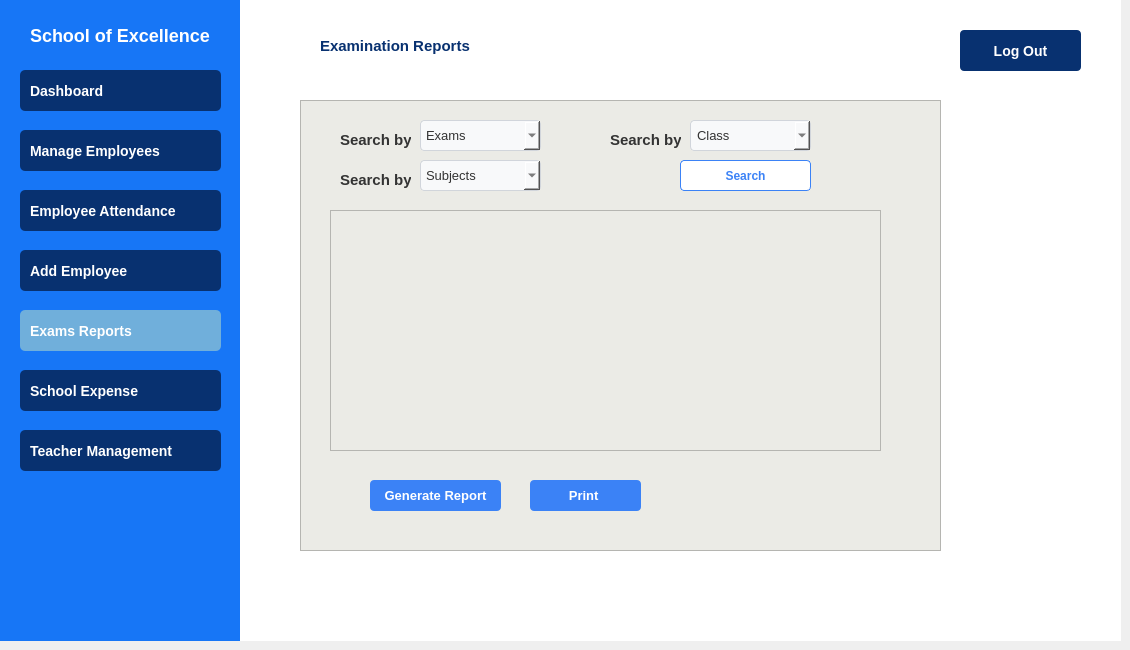
    <widget class="QWidget" name="PrincipalExamReport">
     <widget class="QGroupBox" name="groupBox_29">
      <property name="geometry">
       <rect>
        <x>0</x>
        <y>0</y>
        <width>241</width>
        <height>641</height>
       </rect>
      </property>
      <property name="styleSheet">
       <string notr="true">
QGroupBox {
    background-color: rgb(23, 118, 246); 
    color: white;
    border: none;
    font-size: 16px;
    font-weight: bold;
}</string>
      </property>
      <property name="title">
       <string/>
      </property>
      <widget class="QPushButton" name="pushButton_76">
       <property name="geometry">
        <rect>
         <x>20</x>
         <y>250</y>
         <width>201</width>
         <height>41</height>
        </rect>
       </property>
       <property name="styleSheet">
        <string notr="true">QPushButton {
    background-color: rgb(8, 49, 112);
    color: white;
    border-radius: 5px;
    padding: 10px;
    font-size: 14px;
    font-weight: bold;
    text-align: left;
    padding-left: 10px;
}
QPushButton:hover 
{ 
background-color: rgb(17, 80, 180);
}</string>
       </property>
       <property name="text">
        <string>Add Employee</string>
       </property>
       <property name="icon">
        <iconset>
         <normalon>:/icons /icons/student-card.png</normalon>
        </iconset>
       </property>
       <property name="iconSize">
        <size>
         <width>30</width>
         <height>35</height>
        </size>
       </property>
      </widget>
      <widget class="QPushButton" name="pushButton_77">
       <property name="geometry">
        <rect>
         <x>20</x>
         <y>190</y>
         <width>201</width>
         <height>41</height>
        </rect>
       </property>
       <property name="styleSheet">
        <string notr="true">QPushButton {
    background-color: rgb(8, 49, 112);
    color: white;
    border-radius: 5px;
    padding: 10px;
    font-size: 14px;
    font-weight: bold;
    text-align: left;
    padding-left: 10px;
}
QPushButton:hover 
{ 
background-color: rgb(17, 80, 180);
}</string>
       </property>
       <property name="text">
        <string>Employee Attendance</string>
       </property>
       <property name="icon">
        <iconset>
         <normalon>:/icons /icons/check-mark.png</normalon>
        </iconset>
       </property>
       <property name="iconSize">
        <size>
         <width>25</width>
         <height>25</height>
        </size>
       </property>
      </widget>
      <widget class="QPushButton" name="pushButton_78">
       <property name="geometry">
        <rect>
         <x>20</x>
         <y>130</y>
         <width>201</width>
         <height>41</height>
        </rect>
       </property>
       <property name="styleSheet">
        <string notr="true">QPushButton {
    background-color: rgb(8, 49, 112);
    color: white;
    border-radius: 5px;
    padding: 10px;
    font-size: 14px;
    font-weight: bold;
    text-align: left;
    padding-left: 10px;
}
QPushButton:hover 
{ 
background-color: rgb(17, 80, 180);
}</string>
       </property>
       <property name="text">
        <string>Manage Employees</string>
       </property>
       <property name="icon">
        <iconset>
         <normalon>:/icons /icons/employee.png</normalon>
        </iconset>
       </property>
       <property name="iconSize">
        <size>
         <width>30</width>
         <height>30</height>
        </size>
       </property>
      </widget>
      <widget class="QPushButton" name="pushButton_79">
       <property name="geometry">
        <rect>
         <x>20</x>
         <y>70</y>
         <width>201</width>
         <height>41</height>
        </rect>
       </property>
       <property name="styleSheet">
        <string notr="true">
QPushButton {
    background-color: rgb(8, 49, 112);
    color: white;
    border-radius: 5px;
    padding: 10px;
    font-size: 14px;
    font-weight: bold;
    text-align: left;
    padding-left: 10px;
}
QPushButton:hover 
{ 
background-color: rgb(17, 80, 180);
}</string>
       </property>
       <property name="text">
        <string>Dashboard</string>
       </property>
       <property name="icon">
        <iconset>
         <normalon>:/icons /icons/dashboard.png</normalon>
        </iconset>
       </property>
       <property name="iconSize">
        <size>
         <width>20</width>
         <height>20</height>
        </size>
       </property>
      </widget>
      <widget class="QLabel" name="label_18">
       <property name="geometry">
        <rect>
         <x>30</x>
         <y>20</y>
         <width>181</width>
         <height>31</height>
        </rect>
       </property>
       <property name="styleSheet">
        <string notr="true">QLabel
{
color: white;
font-size: 18px;
font-weight: bold;
text-align: center;
qproperty-alignment: AlignCenter;
}</string>
       </property>
       <property name="text">
        <string>School of Excellence </string>
       </property>
      </widget>
      <widget class="QPushButton" name="pushButton_80">
       <property name="geometry">
        <rect>
         <x>20</x>
         <y>310</y>
         <width>201</width>
         <height>41</height>
        </rect>
       </property>
       <property name="styleSheet">
        <string notr="true">
QPushButton {
    background-color: rgb(112, 175, 219);
    color: white;
    border-radius: 5px;
    padding: 10px;
    font-size: 14px;
    font-weight: bold;
    text-align: left;
    padding-left: 10px;
}</string>
       </property>
       <property name="text">
        <string>Exams Reports</string>
       </property>
       <property name="icon">
        <iconset>
         <normalon>:/icons /icons/exam.png</normalon>
        </iconset>
       </property>
       <property name="iconSize">
        <size>
         <width>25</width>
         <height>25</height>
        </size>
       </property>
      </widget>
      <widget class="QPushButton" name="pushButton_81">
       <property name="geometry">
        <rect>
         <x>20</x>
         <y>370</y>
         <width>201</width>
         <height>41</height>
        </rect>
       </property>
       <property name="styleSheet">
        <string notr="true">QPushButton {
    background-color: rgb(8, 49, 112);
    color: white;
    border-radius: 5px;
    padding: 10px;
    font-size: 14px;
    font-weight: bold;
    text-align: left;
    padding-left: 10px;
}
QPushButton:hover 
{ 
background-color: rgb(17, 80, 180);
}</string>
       </property>
       <property name="text">
        <string>School Expense</string>
       </property>
       <property name="icon">
        <iconset>
         <normalon>:/icons /icons/receipt.png</normalon>
        </iconset>
       </property>
       <property name="iconSize">
        <size>
         <width>25</width>
         <height>25</height>
        </size>
       </property>
      </widget>
      <widget class="QPushButton" name="pushButton_99">
       <property name="geometry">
        <rect>
         <x>20</x>
         <y>430</y>
         <width>201</width>
         <height>41</height>
        </rect>
       </property>
       <property name="styleSheet">
        <string notr="true">QPushButton {
    background-color: rgb(8, 49, 112);
    color: white;
    border-radius: 5px;
    padding: 10px;
    font-size: 14px;
    font-weight: bold;
    text-align: left;
    padding-left: 10px;
}
QPushButton:hover 
{ 
background-color: rgb(17, 80, 180);
}</string>
       </property>
       <property name="text">
        <string>Teacher Management</string>
       </property>
       <property name="icon">
        <iconset>
         <normalon>:/icons /icons/teacher.png</normalon>
        </iconset>
       </property>
       <property name="iconSize">
        <size>
         <width>25</width>
         <height>25</height>
        </size>
       </property>
      </widget>
     </widget>
     <widget class="QGroupBox" name="groupBox_30">
      <property name="geometry">
       <rect>
        <x>240</x>
        <y>0</y>
        <width>881</width>
        <height>641</height>
       </rect>
      </property>
      <property name="styleSheet">
       <string notr="true">QGroupBox
{
background: white;
border: none;
}</string>
      </property>
      <property name="title">
       <string/>
      </property>
      <widget class="QPushButton" name="pushButton_82">
       <property name="geometry">
        <rect>
         <x>720</x>
         <y>30</y>
         <width>121</width>
         <height>41</height>
        </rect>
       </property>
       <property name="styleSheet">
        <string notr="true">QPushButton {
    background-color: rgb(8, 49, 112);
    color: white;
    border-radius: 4px;
    padding: 10px;
    font-size: 14px;
    font-weight: bold;
    text-align: center;
    padding-left: 10px;
}
QPushButton:hover 
{ 
background-color: rgb(17, 80, 180);
}</string>
       </property>
       <property name="text">
        <string>Log Out</string>
       </property>
       <property name="iconSize">
        <size>
         <width>12</width>
         <height>12</height>
        </size>
       </property>
      </widget>
      <widget class="QFrame" name="frame_20">
       <property name="geometry">
        <rect>
         <x>60</x>
         <y>100</y>
         <width>641</width>
         <height>451</height>
        </rect>
       </property>
       <property name="styleSheet">
        <string notr="true">QFrame 
{
background-color: rgb(235, 235, 230);

}</string>
       </property>
       <property name="frameShape">
        <enum>QFrame::Shape::StyledPanel</enum>
       </property>
       <property name="frameShadow">
        <enum>QFrame::Shadow::Raised</enum>
       </property>
       <widget class="QLabel" name="label_144">
        <property name="geometry">
         <rect>
          <x>40</x>
          <y>30</y>
          <width>71</width>
          <height>20</height>
         </rect>
        </property>
        <property name="styleSheet">
         <string notr="true">QLabel {
    color: #333333;
    font-family: 'Segoe UI', Arial, sans-serif;
    font-size: 15px;
    font-weight: 500;
}</string>
        </property>
        <property name="text">
         <string>Search by</string>
        </property>
       </widget>
       <widget class="QPushButton" name="pushButton_224">
        <property name="geometry">
         <rect>
          <x>380</x>
          <y>60</y>
          <width>131</width>
          <height>31</height>
         </rect>
        </property>
        <property name="styleSheet">
         <string notr="true">QPushButton {
    background-color: #ffffff;
    color: #3b82f6;
    border: 1px solid #3b82f6;
    border-radius: 4px;
    padding: 6px 12px;
    font-weight: bold;
    min-width: 80px;
font-size: 12px;
}

QPushButton:hover {
    background-color: #A9D6F5;  /* Light Sky Blue on Hover */
    color: #000000;             /* Optional: Black text for contrast */
}</string>
        </property>
        <property name="text">
         <string>Search</string>
        </property>
       </widget>
       <widget class="QTableView" name="tableView_16">
        <property name="geometry">
         <rect>
          <x>30</x>
          <y>110</y>
          <width>551</width>
          <height>241</height>
         </rect>
        </property>
       </widget>
       <widget class="QPushButton" name="pushButton_225">
        <property name="geometry">
         <rect>
          <x>70</x>
          <y>380</y>
          <width>131</width>
          <height>31</height>
         </rect>
        </property>
        <property name="styleSheet">
         <string notr="true">QPushButton {
    background-color: #3b82f6;
    color: white;
    border: none;
    border-radius: 4px;
    font-weight: bold;
 font-size: 13px;
padding: 6px 12px;
}
QPushButton:hover 
{ 
background-color: rgb(17, 80, 180);
}</string>
        </property>
        <property name="text">
         <string>Generate Report</string>
        </property>
       </widget>
       <widget class="QComboBox" name="comboBox_16">
        <property name="geometry">
         <rect>
          <x>120</x>
          <y>20</y>
          <width>121</width>
          <height>31</height>
         </rect>
        </property>
        <property name="styleSheet">
         <string notr="true">QComboBox {
    background-color: #f8f9fa;
    border: 1px solid #d1d5db;
    border-radius: 4px;
    padding: 5px;
    min-width: 100px;
    color: #333333;
font-size: 13px;
}</string>
        </property>
        <item>
         <property name="text">
          <string>Exams</string>
         </property>
        </item>
        <item>
         <property name="text">
          <string>1st Term</string>
         </property>
        </item>
        <item>
         <property name="text">
          <string>2nd Term</string>
         </property>
        </item>
        <item>
         <property name="text">
          <string>Final Term</string>
         </property>
        </item>
       </widget>
       <widget class="QLabel" name="label_147">
        <property name="geometry">
         <rect>
          <x>310</x>
          <y>30</y>
          <width>71</width>
          <height>20</height>
         </rect>
        </property>
        <property name="styleSheet">
         <string notr="true">QLabel {
    color: #333333;
    font-family: 'Segoe UI', Arial, sans-serif;
    font-size: 15px;
    font-weight: 500;
}</string>
        </property>
        <property name="text">
         <string>Search by</string>
        </property>
       </widget>
       <widget class="QComboBox" name="comboBox_17">
        <property name="geometry">
         <rect>
          <x>390</x>
          <y>20</y>
          <width>121</width>
          <height>31</height>
         </rect>
        </property>
        <property name="styleSheet">
         <string notr="true">QComboBox {
    background-color: #f8f9fa;
    border: 1px solid #d1d5db;
    border-radius: 4px;
    padding: 6px ;
    min-width: 100px;
    color: #333333;
font-size: 13px;

}</string>
        </property>
        <item>
         <property name="text">
          <string>Class</string>
         </property>
        </item>
        <item>
         <property name="text">
          <string>Class 1</string>
         </property>
        </item>
        <item>
         <property name="text">
          <string>Class 2</string>
         </property>
        </item>
        <item>
         <property name="text">
          <string>Class 3</string>
         </property>
        </item>
        <item>
         <property name="text">
          <string>Class 4</string>
         </property>
        </item>
        <item>
         <property name="text">
          <string>Class 5</string>
         </property>
        </item>
        <item>
         <property name="text">
          <string>Class 6</string>
         </property>
        </item>
        <item>
         <property name="text">
          <string>Class 7</string>
         </property>
        </item>
        <item>
         <property name="text">
          <string>Class 8</string>
         </property>
        </item>
        <item>
         <property name="text">
          <string>Class 9</string>
         </property>
        </item>
        <item>
         <property name="text">
          <string>Class 10</string>
         </property>
        </item>
        <item>
         <property name="text">
          <string/>
         </property>
        </item>
       </widget>
       <widget class="QLabel" name="label_145">
        <property name="geometry">
         <rect>
          <x>40</x>
          <y>70</y>
          <width>71</width>
          <height>20</height>
         </rect>
        </property>
        <property name="styleSheet">
         <string notr="true">QLabel {
    color: #333333;
    font-family: 'Segoe UI', Arial, sans-serif;
    font-size: 15px;
    font-weight: 500;
}</string>
        </property>
        <property name="text">
         <string>Search by</string>
        </property>
       </widget>
       <widget class="QPushButton" name="pushButton_226">
        <property name="geometry">
         <rect>
          <x>230</x>
          <y>380</y>
          <width>111</width>
          <height>31</height>
         </rect>
        </property>
        <property name="styleSheet">
         <string notr="true">QPushButton {
    background-color: #3b82f6;
    color: white;
    border: none;
    border-radius: 4px;
    font-weight: bold;
 font-size: 13px;
padding: 6px 12px;
}
QPushButton:hover 
{ 
background-color: rgb(17, 80, 180);
}</string>
        </property>
        <property name="text">
         <string>Print </string>
        </property>
       </widget>
       <widget class="QComboBox" name="comboBox_5">
        <property name="geometry">
         <rect>
          <x>120</x>
          <y>60</y>
          <width>121</width>
          <height>31</height>
         </rect>
        </property>
        <property name="styleSheet">
         <string notr="true">QComboBox {
    background-color: #f8f9fa;
    border: 1px solid #d1d5db;
    border-radius: 4px;
    padding: 5px;
    min-width: 100px;
    color: #333333;
font-size: 13px;
}</string>
        </property>
        <item>
         <property name="text">
          <string>Subjects</string>
         </property>
        </item>
        <item>
         <property name="text">
          <string>English</string>
         </property>
        </item>
        <item>
         <property name="text">
          <string>Urdu</string>
         </property>
        </item>
        <item>
         <property name="text">
          <string>Maths</string>
         </property>
        </item>
        <item>
         <property name="text">
          <string>Science</string>
         </property>
        </item>
        <item>
         <property name="text">
          <string>Islamiat</string>
         </property>
        </item>
        <item>
         <property name="text">
          <string>Computer</string>
         </property>
        </item>
        <item>
         <property name="text">
          <string>Social Studies</string>
         </property>
        </item>
        <item>
         <property name="text">
          <string>General Knowledge</string>
         </property>
        </item>
       </widget>
      </widget>
      <widget class="QLabel" name="label_150">
       <property name="geometry">
        <rect>
         <x>80</x>
         <y>30</y>
         <width>191</width>
         <height>31</height>
        </rect>
       </property>
       <property name="styleSheet">
        <string notr="true">QLabel
{
color: rgb(8, 49, 112);
font-size: 15px;
font-weight: bold;
text-align: center;
qproperty-alignment: AlignCenter;
}</string>
       </property>
       <property name="text">
        <string>Examination Reports</string>
       </property>
      </widget>
     </widget>
    </widget>
